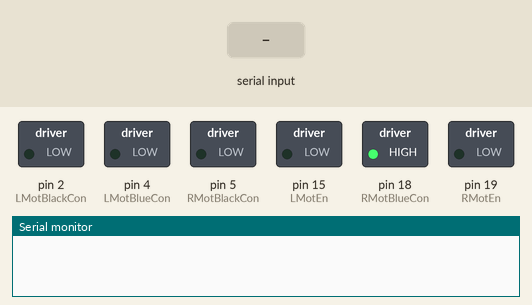
Recording of a sketch running on a simulated Arduino Uno, built with avr-gcc and run on an emulated ATmega328P. On the bench: switched loads named in the sketch (green lamp = pin HIGH), the last lines printed to the serial monitor. The inputs (shaded band) are chosen by the test bench.

Above: at 1.2 s.
1.3 s: "30,150\n" received over Serial
At 2.5 s:
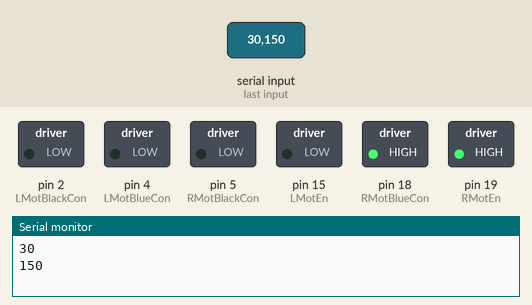
2.8 s: "90,45\n" received over Serial
At 3.4 s:
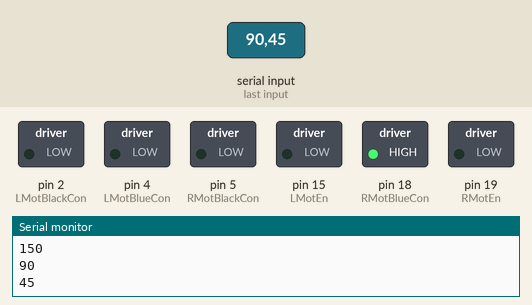
4.3 s: "200\n" received over Serial
At 4.7 s:
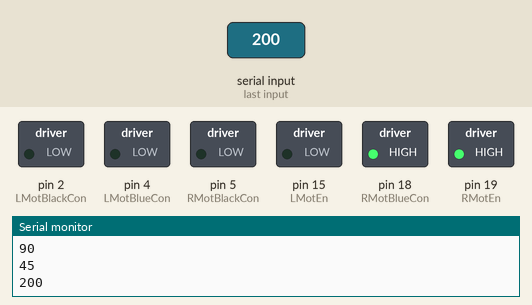
Timing chart, 0 to 7.3 s (numbered marks = the images above; inputs shaded):
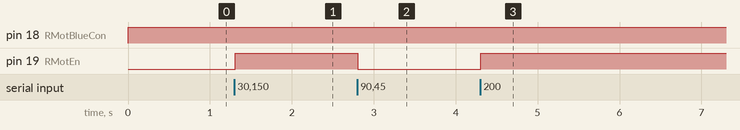

The sketch:

motor_driver_test.ino
```cpp
//note: minimal 100 maks 255
#define RMotBlueCon 18
#define RMotBlackCon 5
#define RMotEn 19

#define LMotBlueCon 4
#define LMotBlackCon 2
#define LMotEn 15

#define Infra 13

int x=0;
bool f=1;
int n=0;

void setup() {
  // put your setup code here, to run once:
  pinMode(RMotBlueCon, OUTPUT);
  pinMode(RMotBlackCon, OUTPUT);
  pinMode(RMotEn, OUTPUT);

  pinMode(LMotBlueCon, OUTPUT);
  pinMode(LMotBlackCon, OUTPUT);
  pinMode(LMotEn, OUTPUT);

  pinMode(Infra, INPUT);
  Serial.begin(9600);
}

void loop() {
  // put your main code here, to run repeatedly:
  if(f){
    digitalWrite(RMotBlueCon, HIGH);
    digitalWrite(RMotBlackCon,LOW);
  } else{
    digitalWrite(RMotBlueCon, LOW);
    digitalWrite(RMotBlackCon,HIGH);
  }
  analogWrite(RMotEn,x);
  while(Serial.available()<=0);
  n=int(Serial.parseInt());
  if(n==-2){
    f^=1;
  } else{
    x=int(n);
    Serial.println(n);
  }
  Serial.read();
}
```

Measured:
- after the input at 1.3 s, pin 19 (RMotEn): LOW → HIGH at once
- after the input at 2.8 s, pin 19 (RMotEn): HIGH → LOW at once
- after the input at 4.3 s, pin 19 (RMotEn): LOW → HIGH at once
